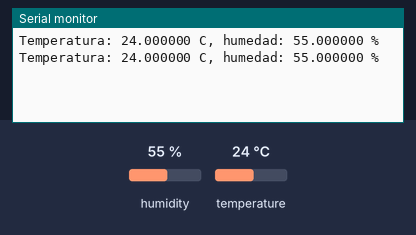
The sketch below on a simulated ESP32. Parts: the last lines printed to the serial monitor. The test bench sets the inputs (shaded band); at power-on: humidity 55 %, temperature 24 °C.

Above: at 10.8 s.
10.9 s: humidity set to 22 %
At 15.7 s:
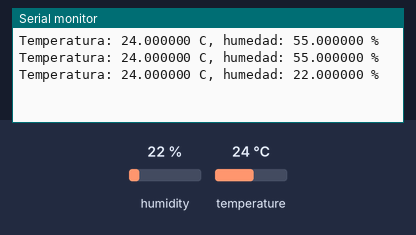
18.4 s: temperature set to 12 °C
At 21.5 s:
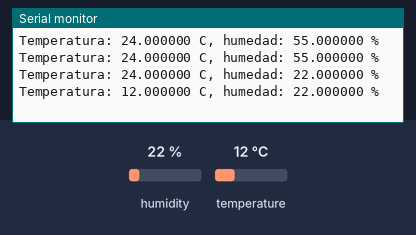
25.9 s: humidity set to 40 %
At 30.9 s:
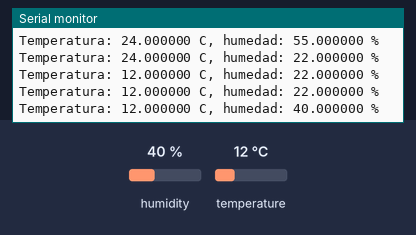
Timing chart, 0 to 32.4 s (numbered marks = the images above; inputs shaded):
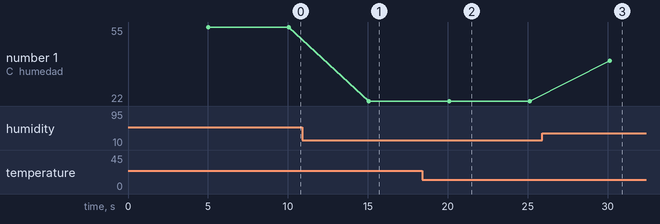

The sketch:

DHT11.ino
```cpp
#include <Adafruit_Sensor.h>
#include <DHT.h>

#define DHTPIN 5

#define DHTTYPE DHT11

DHT dht(DHTPIN, DHTTYPE);

void setup() {
  // put your setup code here, to run once:
  Serial.begin(115200);
  dht.begin();
}

void loop() {
  // put your main code here, to run repeatedly:
  delay(5000);
  float t = dht.readTemperature();
  float h = dht.readHumidity();
  Serial.printf("Temperatura: %f C, humedad: %f %\n", t, h);
}
```

Measured:
- after the input at 10.9 s, the serial monitor: prints a new line after 4.2 s (image 1)
- after the input at 18.4 s, the serial monitor: prints a new line after 1.7 s (image 2)
- after the input at 25.9 s, the serial monitor: prints a new line after 4.2 s (image 3)
- plotted number 1: 55 → 22 after the input at 10.9 s, 22 → 40 after the input at 25.9 s
